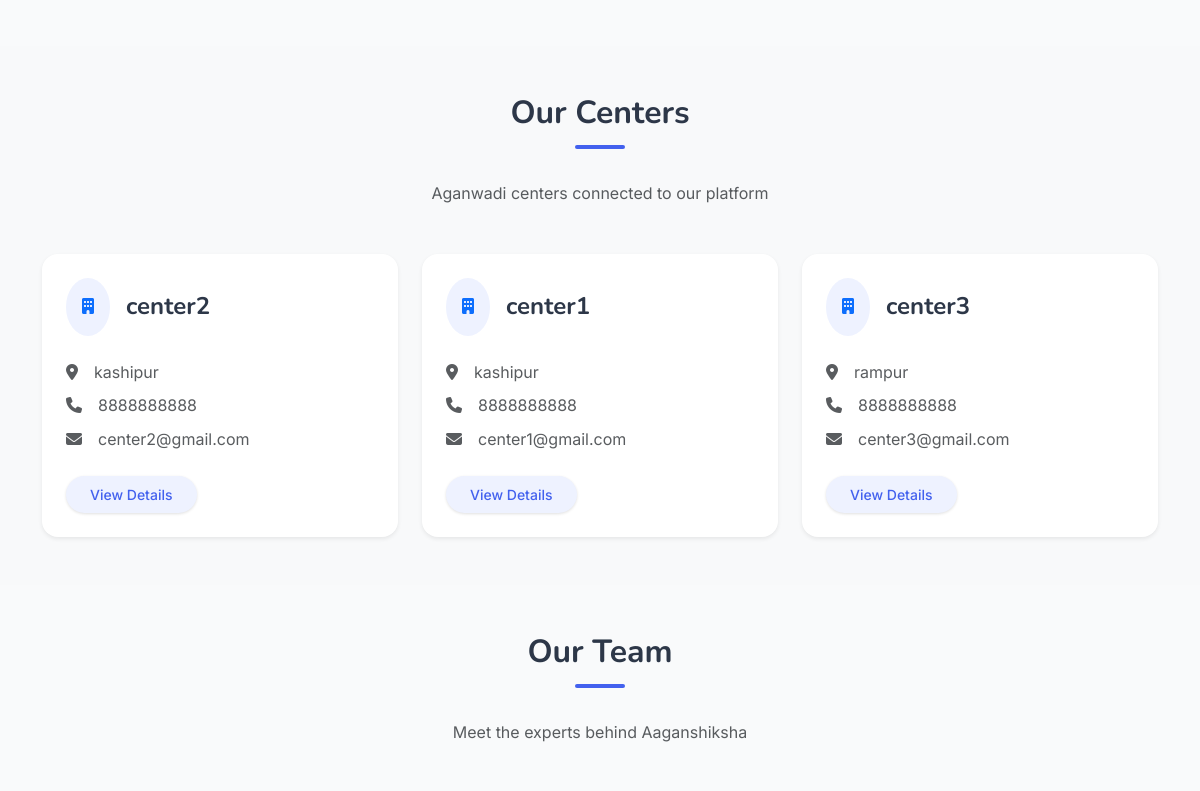
The app's page /about (middle part), older data.
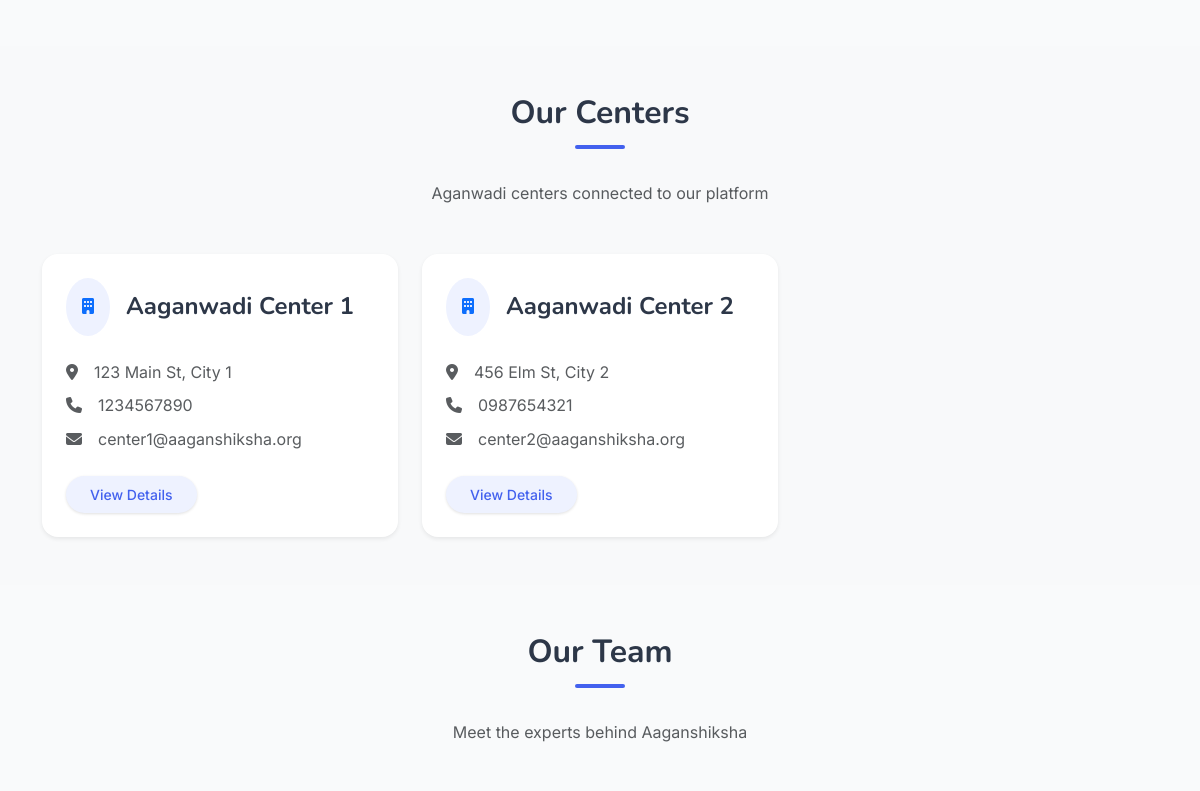
The same page, newer data.
### models.py (models this page shows)
class Center(db.Model):
    id = db.Column(db.Integer, primary_key=True)
    name = db.Column(db.String(100), nullable=False)
    address = db.Column(db.String(200), nullable=False)
    contact_number = db.Column(db.String(15))
    email = db.Column(db.String(120))
    created_at = db.Column(db.DateTime, default=datetime.utcnow)
    students = db.relationship('Student', backref='center', lazy=True)
    inventory_items = db.relationship('Inventory', backref='center', lazy=True)

### routes/home.py (the view)
@home_bp.route('/about')
def about():
    centers = Center.query.all()
    return render_template('home/about.html', centers=centers, current_year=datetime.now().year)

### app.py (called while the page is built)
@app.context_processor
def inject_csrf_token():
    return dict(csrf_token=generate_csrf)

### templates/home/about.html (shortened to what this page needs)
{% extends 'base.html' %} {% block title %}Aaganshiksha - About Us{% endblock %}
{% block content %}
<section class="py-5">
</section>
<section class="py-5 bg-light">
  <div class="container">
    <div class="text-center mb-5">
      <h2 class="section-title">Our Centers</h2>
      <p class="text-muted">Aganwadi centers connected to our platform</p>
    </div>
    <div class="row g-4">
      {% if centers %} {% for center in centers %}
      <div
        class="col-lg-4 col-md-6 animate__animated animate__fadeInUp"
        style="animation-delay: {{ loop.index * 0.1 }}s;"
      >
        <div class="card h-100 border-0 shadow-sm rounded-4 hover-lift">
          <div class="card-body p-4">
            <div class="d-flex align-items-center mb-4">
              <div class="p-3 rounded-circle bg-soft-primary me-3">
                <i class="fas fa-building text-primary"></i>
              </div>
              <h4 class="fw-bold mb-0">{{ center.name }}</h4>
            </div>
            <div class="mb-4">
              <div class="d-flex align-items-start mb-2">
                <i class="fas fa-map-marker-alt text-muted mt-1 me-3"></i>
                <p class="text-muted mb-0">{{ center.address }}</p>
              </div>
              {% if center.contact_number %}
              <div class="d-flex align-items-start mb-2">
                <i class="fas fa-phone text-muted mt-1 me-3"></i>
                <p class="text-muted mb-0">{{ center.contact_number }}</p>
              </div>
              {% endif %} {% if center.email %}
              <div class="d-flex align-items-start">
                <i class="fas fa-envelope text-muted mt-1 me-3"></i>
                <p class="text-muted mb-0">{{ center.email }}</p>
              </div>
              {% endif %}
            </div>
            <button class="btn btn-sm btn-soft-primary rounded-pill px-4">
              View Details
            </button>
          </div>
        </div>
      </div>
      {% endfor %} {% endif %}
    </div>
  </div>
</section>
<section class="py-5">
  <div class="container">
    <div class="text-center mb-5">
      <h2 class="section-title">Our Team</h2>
      <p class="text-muted">Meet the experts behind Aaganshiksha</p>
    </div>
    <div class="row g-4">
    </div>
  </div>
</section>
{% endblock %}

Row changes from the older to the newer data that the page shows:
removed Center: name "center3", address "rampur", contact_number "8888888888", email "center3@gmail.com"
changed Center: name "center2" → "Aaganwadi Center 1"; address "kashipur" → "123 Main St, City 1"; contact_number "8888888888" → "1234567890"; email "center2@gmail.com" → "center1@aaganshiksha.org"
changed Center: name "center1" → "Aaganwadi Center 2"; address "kashipur" → "456 Elm St, City 2"; contact_number "8888888888" → "0987654321"; email "center1@gmail.com" → "center2@aaganshiksha.org"
